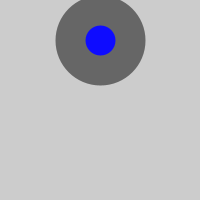
Frame 1 (no input)
Frame 60 (the mouse pressed at the canvas centre just before this capture): identical to frame 1, image omitted
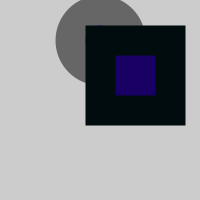
Frame 120 (the mouse held since frame 60 and released just before this capture)

The Processing sketch that drew these frames (run headless with seeded random() and noise(); from frame 60 on, the mouse is pressed at the canvas centre):

// Processing sketch: processing_38583
// ── processing_38583.pde

/* Demonstrating the use of mouseButtons*/

void setup() {
  size(200,200);
  smooth();
  strokeWeight(30);
}

void draw() {
  background(204);
  stroke(102);
  fill(14,12,255);
  ellipse(100, 40, 60,60);
  if (mousePressed){
    if (mouseButton == LEFT) {
      stroke(245,15,12);
    } else {
      stroke(0,12,14);
    }
    fill(25,0,100);
    rect(100,40,70,70);
  }
 
}
